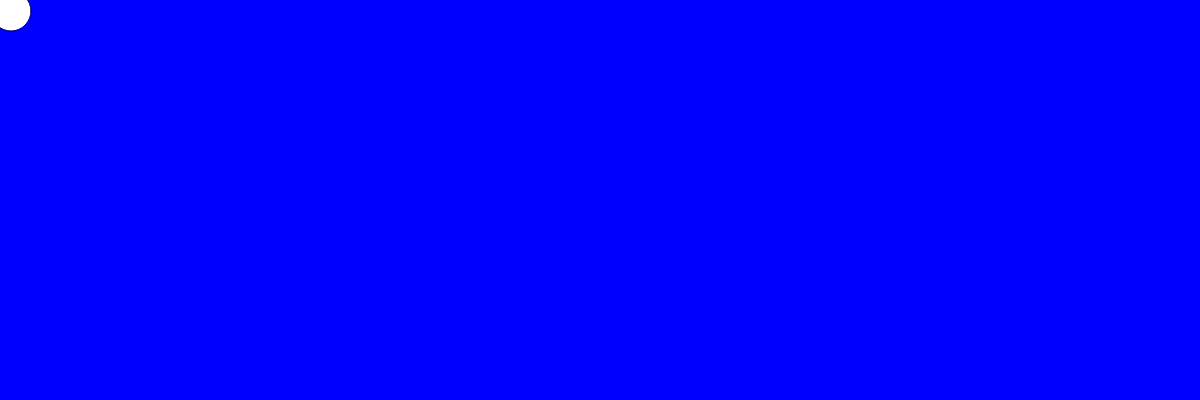
Frame 1 (no input)
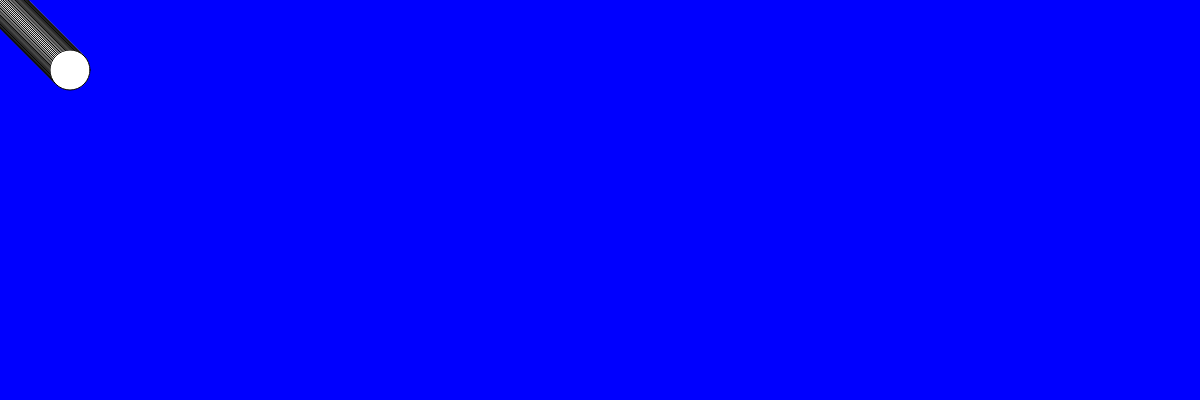
Frame 60 (no input)
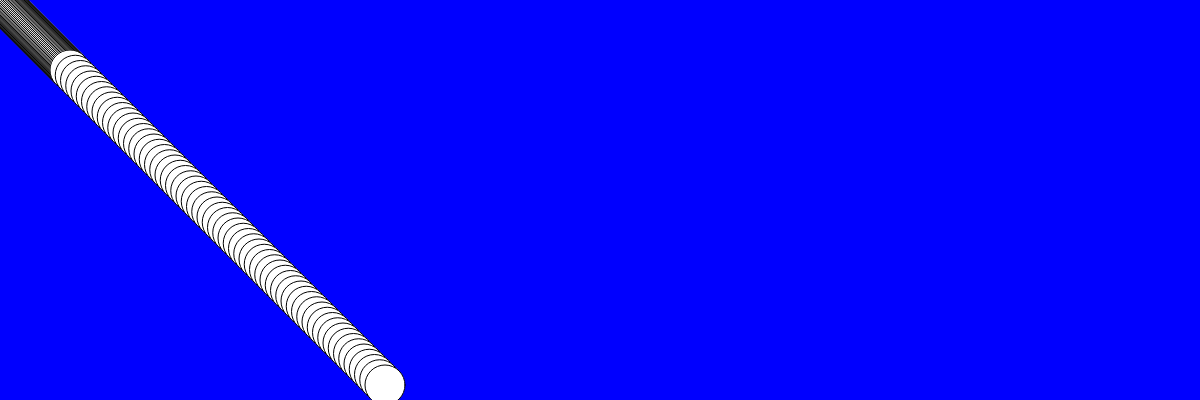
Frame 120 (the mouse pressed at the canvas centre since frame 60)

The p5.js sketch that drew these frames (run headless with seeded random() and noise() and a simulated clock; from frame 60 on, the mouse is pressed at the canvas centre):

// p5.js sketch
// ── sketch.js


var ball = {};
ball.width = 40;
ball.x = 10;
ball.y = 10;
ball.delta_x = 1;
ball.delta_y = 1;
ball.scale_x = 1;
ball.scale_y = 1;

function setup() {
    createCanvas(windowWidth, 400);
    background('blue');
}



function draw() {

    ball.x += ball.delta_x * ball.scale_x;
    ball.y += ball.delta_y * ball.scale_y;


    if (ball.x >= width || ball.x <= 0) {
        ball.delta_x = -1 * ball.delta_x;
    }
    if (ball.y >= height || ball.y <= 0) {
        ball.delta_y = -1 * ball.delta_y;
    }
    if( mouseX > 250 && mouseX < 350 && mouseY > 150 && mouseY < 250 ) {
        if( mouseIsPressed ) {
            background(0, 255, 0);
        }
        fill(255, 0, 200);
    }
    fill(255);
    ellipse(ball.x, ball.y, ball.width, ball.width);
}

function mousePressed() {
    ball.scale_x = map(mouseX, 0, width, 0.5, 10);
    ball.scale_y = map(mouseY, 0, height, 0.5, 10);
}
